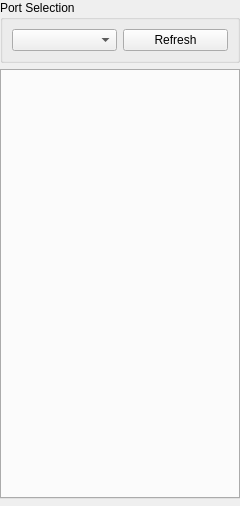
<?xml version="1.0" encoding="UTF-8"?>
<ui version="4.0">
 <class>Dock</class>
 <widget class="QDockWidget" name="DockWidget">
  <property name="features">
   <set>QDockWidget::NoDockWidgetFeatures</set>
  </property>
  <property name="windowTitle">
   <string/>
  </property>
  <widget class="QWidget" name="dock_child">
   <property name="geometry">
    <rect>
     <x>0</x>
     <y>0</y>
     <width>240</width>
     <height>506</height>
    </rect>
   </property>
   <property name="sizePolicy">
    <sizepolicy hsizetype="Preferred" vsizetype="Preferred">
     <horstretch>0</horstretch>
     <verstretch>0</verstretch>
    </sizepolicy>
   </property>
   <property name="minimumSize">
    <size>
     <width>240</width>
     <height>506</height>
    </size>
   </property>
   <property name="maximumSize">
    <size>
     <width>260</width>
     <height>506</height>
    </size>
   </property>
   <widget class="QWidget" name="ayab_config">
    <property name="sizePolicy">
     <sizepolicy hsizetype="Preferred" vsizetype="Expanding">
      <horstretch>0</horstretch>
      <verstretch>0</verstretch>
     </sizepolicy>
    </property>
    <layout class="QVBoxLayout" name="verticalLayout">
     <property name="spacing">
      <number>6</number>
     </property>
     <property name="topMargin">
      <number>0</number>
     </property>
     <item>
      <widget class="QGroupBox" name="groupBox">
       <property name="sizePolicy">
        <sizepolicy hsizetype="Minimum" vsizetype="Fixed">
         <horstretch>0</horstretch>
         <verstretch>0</verstretch>
        </sizepolicy>
       </property>
       <property name="minimumSize">
        <size>
         <width>240</width>
         <height>0</height>
        </size>
       </property>
       <property name="maximumSize">
        <size>
         <width>240</width>
         <height>16777215</height>
        </size>
       </property>
       <property name="title">
        <string>Port Selection</string>
       </property>
       <layout class="QHBoxLayout" name="horizontalLayout_3">
        <item>
         <widget class="QComboBox" name="serial_port_dropdown"/>
        </item>
        <item>
         <widget class="QPushButton" name="refresh_ports_button">
          <property name="text">
           <string>Refresh</string>
          </property>
         </widget>
        </item>
       </layout>
      </widget>
     </item>
     <item>
      <widget class="QTabWidget" name="tab_widget">
       <property name="sizePolicy">
        <sizepolicy hsizetype="MinimumExpanding" vsizetype="MinimumExpanding">
         <horstretch>0</horstretch>
         <verstretch>0</verstretch>
        </sizepolicy>
       </property>
       <property name="minimumSize">
        <size>
         <width>220</width>
         <height>430</height>
        </size>
       </property>
       <property name="maximumSize">
        <size>
         <width>1000000</width>
         <height>16777215</height>
        </size>
       </property>
       <property name="currentIndex">
        <number>0</number>
       </property>
       <property name="documentMode">
        <bool>false</bool>
       </property>
       <property name="tabBarAutoHide">
        <bool>false</bool>
       </property>
      </widget>
     </item>
    </layout>
   </widget>
  </widget>
 </widget>
 <resources/>
 <connections/>
</ui>
